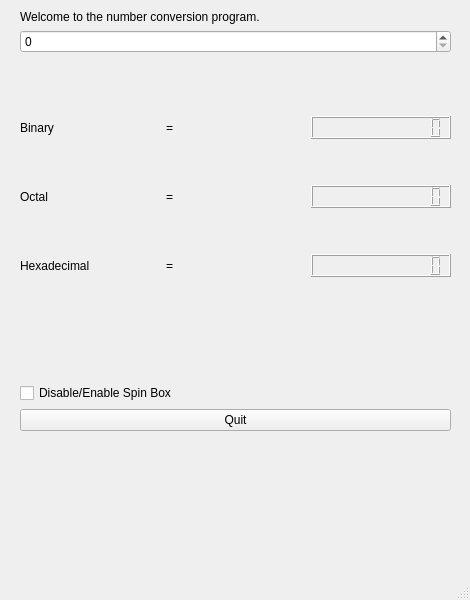
<?xml version="1.0" encoding="UTF-8"?>
<ui version="4.0">
 <class>MainWindow</class>
 <widget class="QMainWindow" name="MainWindow">
  <property name="geometry">
   <rect>
    <x>0</x>
    <y>0</y>
    <width>470</width>
    <height>600</height>
   </rect>
  </property>
  <property name="windowTitle">
   <string>Number conversion program</string>
  </property>
  <widget class="QWidget" name="centralwidget">
   <widget class="QWidget" name="">
    <property name="geometry">
     <rect>
      <x>20</x>
      <y>10</y>
      <width>431</width>
      <height>421</height>
     </rect>
    </property>
    <layout class="QVBoxLayout" name="verticalLayout_3">
     <item>
      <layout class="QVBoxLayout" name="verticalLayout">
       <item>
        <widget class="QLabel" name="headerLabel">
         <property name="text">
          <string>Welcome to the number conversion program.</string>
         </property>
        </widget>
       </item>
       <item>
        <widget class="QSpinBox" name="spinBoxInput">
         <property name="maximum">
          <number>4095</number>
         </property>
        </widget>
       </item>
       <item>
        <spacer name="verticalSpacer_4">
         <property name="orientation">
          <enum>Qt::Vertical</enum>
         </property>
         <property name="sizeHint" stdset="0">
          <size>
           <width>20</width>
           <height>40</height>
          </size>
         </property>
        </spacer>
       </item>
      </layout>
     </item>
     <item>
      <layout class="QVBoxLayout" name="verticalLayout_2">
       <item>
        <layout class="QHBoxLayout" name="horizontalLayout">
         <item>
          <widget class="QLabel" name="labelBinary">
           <property name="text">
            <string>Binary </string>
           </property>
          </widget>
         </item>
         <item>
          <widget class="QLabel" name="label_4">
           <property name="text">
            <string>=</string>
           </property>
          </widget>
         </item>
         <item>
          <widget class="QLCDNumber" name="lcdNumberBin">
           <property name="digitCount">
            <number>12</number>
           </property>
           <property name="mode">
            <enum>QLCDNumber::Bin</enum>
           </property>
          </widget>
         </item>
        </layout>
       </item>
       <item>
        <spacer name="verticalSpacer">
         <property name="orientation">
          <enum>Qt::Vertical</enum>
         </property>
         <property name="sizeHint" stdset="0">
          <size>
           <width>20</width>
           <height>40</height>
          </size>
         </property>
        </spacer>
       </item>
       <item>
        <layout class="QHBoxLayout" name="horizontalLayout_2">
         <item>
          <widget class="QLabel" name="labelOctal">
           <property name="text">
            <string>Octal</string>
           </property>
          </widget>
         </item>
         <item>
          <widget class="QLabel" name="label_5">
           <property name="text">
            <string>=</string>
           </property>
          </widget>
         </item>
         <item>
          <widget class="QLCDNumber" name="lcdNumberOct">
           <property name="digitCount">
            <number>12</number>
           </property>
           <property name="mode">
            <enum>QLCDNumber::Oct</enum>
           </property>
          </widget>
         </item>
        </layout>
       </item>
       <item>
        <spacer name="verticalSpacer_2">
         <property name="orientation">
          <enum>Qt::Vertical</enum>
         </property>
         <property name="sizeHint" stdset="0">
          <size>
           <width>20</width>
           <height>40</height>
          </size>
         </property>
        </spacer>
       </item>
       <item>
        <layout class="QHBoxLayout" name="horizontalLayout_3">
         <item>
          <widget class="QLabel" name="labelHex">
           <property name="text">
            <string>Hexadecimal</string>
           </property>
          </widget>
         </item>
         <item>
          <widget class="QLabel" name="label_6">
           <property name="text">
            <string>=</string>
           </property>
          </widget>
         </item>
         <item>
          <widget class="QLCDNumber" name="lcdNumberHex">
           <property name="digitCount">
            <number>12</number>
           </property>
           <property name="mode">
            <enum>QLCDNumber::Hex</enum>
           </property>
          </widget>
         </item>
        </layout>
       </item>
      </layout>
     </item>
     <item>
      <spacer name="verticalSpacer_3">
       <property name="orientation">
        <enum>Qt::Vertical</enum>
       </property>
       <property name="sizeHint" stdset="0">
        <size>
         <width>20</width>
         <height>40</height>
        </size>
       </property>
      </spacer>
     </item>
     <item>
      <widget class="QCheckBox" name="enableSpinBox">
       <property name="text">
        <string>Disable/Enable Spin Box</string>
       </property>
      </widget>
     </item>
     <item>
      <widget class="QPushButton" name="buttonQuit">
       <property name="cursor">
        <cursorShape>PointingHandCursor</cursorShape>
       </property>
       <property name="text">
        <string>Quit</string>
       </property>
      </widget>
     </item>
    </layout>
   </widget>
  </widget>
  <widget class="QStatusBar" name="statusbar"/>
 </widget>
 <tabstops>
  <tabstop>spinBoxInput</tabstop>
  <tabstop>buttonQuit</tabstop>
  <tabstop>enableSpinBox</tabstop>
 </tabstops>
 <resources/>
 <connections>
  <connection>
   <sender>spinBoxInput</sender>
   <signal>valueChanged(int)</signal>
   <receiver>lcdNumberBin</receiver>
   <slot>display(int)</slot>
   <hints>
    <hint type="sourcelabel">
     <x>354</x>
     <y>45</y>
    </hint>
    <hint type="destinationlabel">
     <x>359</x>
     <y>124</y>
    </hint>
   </hints>
  </connection>
  <connection>
   <sender>spinBoxInput</sender>
   <signal>valueChanged(int)</signal>
   <receiver>lcdNumberOct</receiver>
   <slot>display(int)</slot>
   <hints>
    <hint type="sourcelabel">
     <x>285</x>
     <y>41</y>
    </hint>
    <hint type="destinationlabel">
     <x>347</x>
     <y>204</y>
    </hint>
   </hints>
  </connection>
  <connection>
   <sender>spinBoxInput</sender>
   <signal>valueChanged(int)</signal>
   <receiver>lcdNumberHex</receiver>
   <slot>display(int)</slot>
   <hints>
    <hint type="sourcelabel">
     <x>195</x>
     <y>52</y>
    </hint>
    <hint type="destinationlabel">
     <x>311</x>
     <y>282</y>
    </hint>
   </hints>
  </connection>
  <connection>
   <sender>enableSpinBox</sender>
   <signal>toggled(bool)</signal>
   <receiver>spinBoxInput</receiver>
   <slot>setDisabled(bool)</slot>
   <hints>
    <hint type="sourcelabel">
     <x>87</x>
     <y>390</y>
    </hint>
    <hint type="destinationlabel">
     <x>126</x>
     <y>52</y>
    </hint>
   </hints>
  </connection>
  <connection>
   <sender>buttonQuit</sender>
   <signal>clicked()</signal>
   <receiver>MainWindow</receiver>
   <slot>close()</slot>
   <hints>
    <hint type="sourcelabel">
     <x>235</x>
     <y>424</y>
    </hint>
    <hint type="destinationlabel">
     <x>391</x>
     <y>336</y>
    </hint>
   </hints>
  </connection>
 </connections>
</ui>
